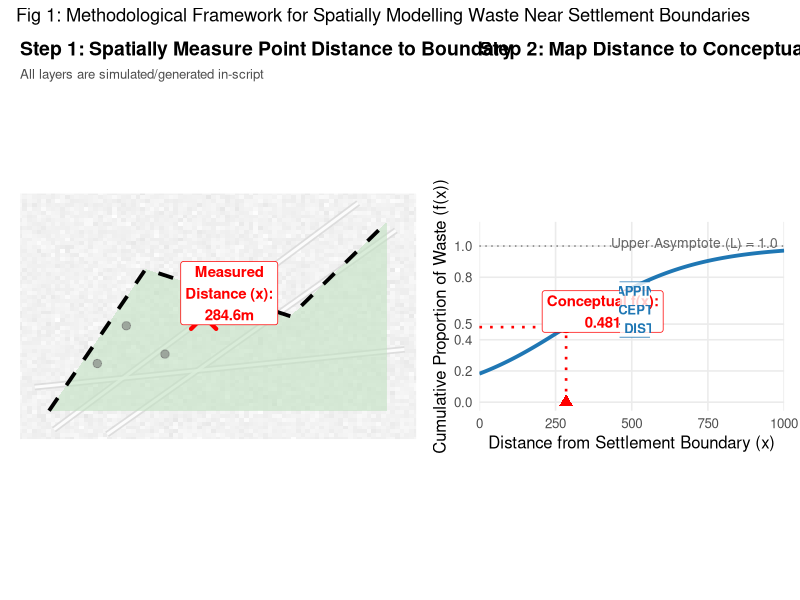

This figure's R source:
#!/usr/bin/env Rscript

# =========================================================
# Self-contained conceptual figure in R (no external data)
# =========================================================

suppressPackageStartupMessages({
  library(ggplot2)
  library(dplyr)
  library(patchwork)
  library(scales)
  library(grid)
})

set.seed(42)

# ---------------------------------------------------------
# SECTION 1: Simulated geometry and inputs
# ---------------------------------------------------------

# Settlement boundary as polyline
boundary <- data.frame(
  x = c(1000, 2000, 3500, 4500),
  y = c(1000, 2500, 2000, 3000)
)

# Settlement area polygon
settlement_area <- data.frame(
  x = c(1000, 2000, 3500, 4500, 4500, 1000),
  y = c(1000, 2500, 2000, 3000, 1000, 1000)
)

# Main building centroid and background points
main_point <- data.frame(x = 2600, y = 2000)
background_pts <- data.frame(
  x = c(1500, 1800, 2200, 3000),
  y = c(1500, 1900, 1600, 2300)
)

# ---------------------------------------------------------
# SECTION 2: Point-to-line nearest distance (x)
# ---------------------------------------------------------

nearest_point_on_polyline <- function(px, py, line_df) {
  best <- list(dist2 = Inf, x = NA_real_, y = NA_real_)
  n <- nrow(line_df)

  for (i in 1:(n - 1)) {
    ax <- line_df$x[i];     ay <- line_df$y[i]
    bx <- line_df$x[i + 1]; by <- line_df$y[i + 1]
    abx <- bx - ax; aby <- by - ay
    apx <- px - ax; apy <- py - ay
    denom <- abx * abx + aby * aby

    if (denom == 0) next

    t <- (apx * abx + apy * aby) / denom
    t <- max(0, min(1, t))

    qx <- ax + t * abx
    qy <- ay + t * aby
    d2 <- (px - qx)^2 + (py - qy)^2

    if (d2 < best$dist2) {
      best$dist2 <- d2
      best$x <- qx
      best$y <- qy
    }
  }

  list(x = best$x, y = best$y, dist = sqrt(best$dist2))
}

np <- nearest_point_on_polyline(main_point$x, main_point$y, boundary)
measured_distance_x <- np$dist

cat(sprintf("Measured Distance (x) for main building: %.2f meters\n", measured_distance_x))

# ---------------------------------------------------------
# SECTION 3: Logistic saturation model f(x)
# ---------------------------------------------------------

L <- 1.0
k <- 0.005
x0 <- 300.0

logistic_saturation <- function(x, L, k, x0) {
  L / (1 + exp(-k * (x - x0)))
}

calculated_f_x <- logistic_saturation(measured_distance_x, L, k, x0)
cat(sprintf(
  "Calculated Cumulative Proportion (f(x)) for point at x=%.2f: %.4f\n",
  measured_distance_x, calculated_f_x
))

dist_grid <- seq(0, 1000, length.out = 200)
curve_df <- data.frame(
  x = dist_grid,
  fx = logistic_saturation(dist_grid, L, k, x0)
)

# ---------------------------------------------------------
# SECTION 4: Simulated map-like background texture + roads
# ---------------------------------------------------------

bbox <- list(xmin = 700, xmax = 4800, ymin = 700, ymax = 3300)

texture_df <- expand.grid(
  x = seq(bbox$xmin, bbox$xmax, length.out = 85),
  y = seq(bbox$ymin, bbox$ymax, length.out = 65)
) %>%
  mutate(intensity = pmax(0, pmin(1, rnorm(n(), mean = 0.6, sd = 0.12))))

roads <- bind_rows(
  data.frame(id = 1, x = c(850, 4680), y = c(1250, 1650)),
  data.frame(id = 2, x = c(1050, 4200), y = c(800, 3200)),
  data.frame(id = 3, x = c(1600, 4590), y = c(750, 2910))
)

measure_line <- data.frame(
  x = c(main_point$x, np$x),
  y = c(main_point$y, np$y)
)

# ---------------------------------------------------------
# SECTION 5: Left panel (map concept)
# ---------------------------------------------------------

p_map <- ggplot() +
  geom_tile(
    data = texture_df,
    aes(x = x, y = y, fill = intensity),
    alpha = 0.16,
    show.legend = FALSE
  ) +
  scale_fill_gradient(low = "white", high = "grey40") +
  geom_path(data = roads, aes(x = x, y = y, group = id), linewidth = 2.2, color = "#d9d9d9", alpha = 0.85) +
  geom_path(data = roads, aes(x = x, y = y, group = id), linewidth = 1.0, color = "white", alpha = 0.9) +
  geom_polygon(data = settlement_area, aes(x = x, y = y), fill = "#C1E1C1", alpha = 0.6, color = NA) +
  geom_path(data = boundary, aes(x = x, y = y), color = "black", linetype = "dashed", linewidth = 1.3) +
  geom_point(data = background_pts, aes(x = x, y = y), color = "gray40", alpha = 0.5, size = 2.5) +
  geom_point(data = main_point, aes(x = x, y = y), color = "red", shape = 4, stroke = 2.2, size = 7) +
  geom_path(data = measure_line, aes(x = x, y = y), color = "red", linetype = "dotted", linewidth = 1.1) +
  annotate(
    "label",
    x = (main_point$x + np$x) / 2 + 220,
    y = (main_point$y + np$y) / 2 + 110,
    label = sprintf("Measured\nDistance (x):\n%.1fm", measured_distance_x),
    fill = "white", color = "red", size = 3.8, fontface = "bold"
  ) +
  # Use cartesian coordinates (instead of fixed ratio) so both patchwork panels
  # occupy the same visual height in the final composed figure.
  coord_cartesian(xlim = c(bbox$xmin, bbox$xmax), ylim = c(bbox$ymin, bbox$ymax), expand = FALSE) +
  labs(
    title = "Step 1: Spatially Measure Point Distance to Boundary",
    subtitle = "All layers are simulated/generated in-script",
    x = NULL, y = NULL
  ) +
  theme_minimal(base_family = "sans", base_size = 12) +
  theme(
    panel.grid = element_blank(),
    axis.text = element_blank(),
    axis.ticks = element_blank(),
    aspect.ratio = 0.62,
    plot.title = element_text(size = 14, face = "bold"),
    plot.subtitle = element_text(size = 9.5, color = "gray30")
  )

# ---------------------------------------------------------
# SECTION 6: Right panel (logistic mapping)
# ---------------------------------------------------------

inflection_y <- logistic_saturation(x0, L, k, x0)

p_curve <- ggplot(curve_df, aes(x = x, y = fx)) +
  geom_line(color = "#1f77b4", linewidth = 1.3) +
  geom_hline(yintercept = L, color = "gray50", linetype = "dotted") +
  annotate("segment",
           x = measured_distance_x, xend = measured_distance_x, y = 0, yend = calculated_f_x,
           color = "red", linetype = "dotted", linewidth = 0.9) +
  annotate("segment",
           x = 0, xend = measured_distance_x, y = calculated_f_x, yend = calculated_f_x,
           color = "red", linetype = "dotted", linewidth = 0.9) +
  annotate("point", x = measured_distance_x, y = 0, color = "red", shape = 17, size = 3.2) +
  annotate("point", x = measured_distance_x, y = calculated_f_x, color = "red", size = 3.4) +
  annotate(
    "label",
    x = measured_distance_x + 120,
    y = calculated_f_x + 0.1,
    label = sprintf("Conceptual f(x):\n%.3f", calculated_f_x),
    fill = "white", color = "red", size = 3.8, fontface = "bold"
  ) +
  annotate(
    "text",
    x = 980, y = 1.02,
    label = sprintf("Upper Asymptote (L) = %.1f", L),
    hjust = 1, size = 3.5, color = "gray40"
  ) +
  scale_x_continuous(limits = c(0, 1000), expand = c(0, 0)) +
  scale_y_continuous(
    limits = c(0, 1.1),
    breaks = sort(unique(round(c(0, 0.2, 0.4, inflection_y, 0.8, 1.0), 3))),
    labels = label_number(accuracy = 0.1)
  ) +
  labs(
    title = "Step 2: Map Distance to Conceptual Saturation Model",
    x = "Distance from Settlement Boundary (x)",
    y = "Cumulative Proportion of Waste (f(x))"
  ) +
  theme_minimal(base_family = "sans", base_size = 12) +
  theme(
    aspect.ratio = 0.62,
    plot.title = element_text(size = 14, face = "bold"),
    panel.grid.minor = element_blank()
  )

# ---------------------------------------------------------
# SECTION 7: Compose and save
# ---------------------------------------------------------

final_plot <- p_map + p_curve +
  plot_layout(widths = c(1.3, 1)) +
  plot_annotation(title = "Fig 1: Methodological Framework for Spatially Modelling Waste Near Settlement Boundaries")

# Add a central mapping label to mimic conceptual linkage
final_plot <- final_plot +
  inset_element(
    ggplot() +
      annotate("label", x = 0.5, y = 0.5, label = "MAPPING\nCONCEPTUAL\nPOINT DISTANCE",
               size = 3.3, fontface = "bold", color = "#1f77b4", fill = alpha("white", 0.8)) +
      theme_void(),
    left = 0.46, right = 0.56, bottom = 0.43, top = 0.60
  )

print(final_plot)

# Optional save line:
# ggsave("methodological_framework_figure_R.png", final_plot, width = 14, height = 6.5, dpi = 300, bg = "white")
